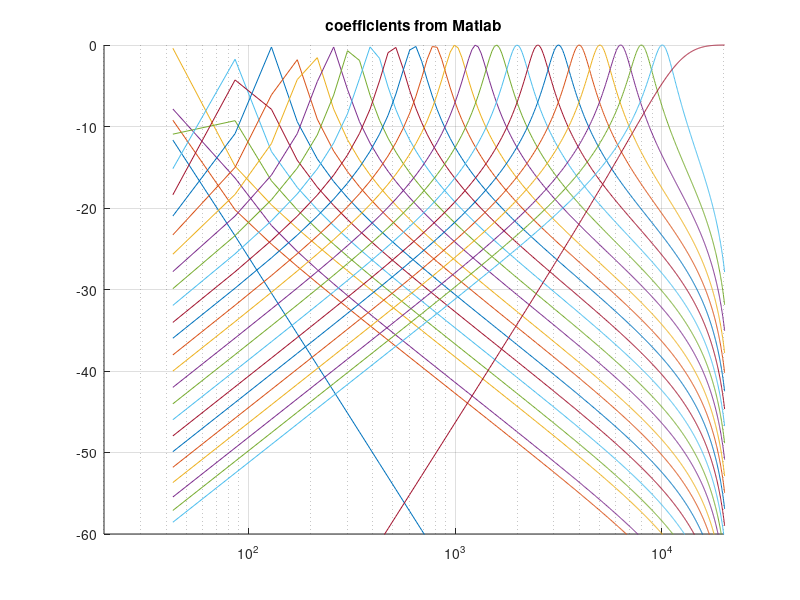
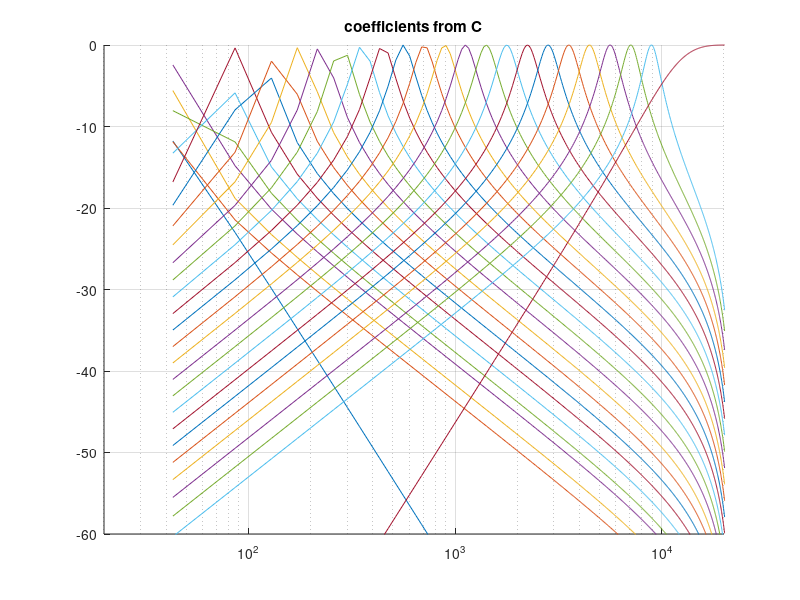

Write MATLAB code to recreate these figures, in order.
% This code is based on an example provided by Giulio Moro, April 20 2015.

Fs=44100;
t = 1/Fs;
t2 = t*t;
q = 4.32; % q of 4.32 is for 1/3 octaves.

f=[22.4, 28.2, 35.5, 47.7, 56.2, 70.8, 89.1, 112, 141, 178, 224, 282, 355, 447, 562, 708, 891, 1122, 1413, 1778, 2239, 2818, 3548, 4467, 5623, 7079, 8913, 11220];
geoMeans(1)=sqrt(22.4*28.2);
geoMeans(2)=sqrt(28.2*35.5);
geoMeans(3)=sqrt(35.5*47.7);
geoMeans(4)=sqrt(47.7*56.2);
geoMeans(5)=sqrt(56.2*70.8);
geoMeans(6)=sqrt(70.8*89.1);
geoMeans(7)=sqrt(89.1*112);
geoMeans(8)=sqrt(112*141);
geoMeans(9)=sqrt(141*178);
geoMeans(10)=sqrt(178*224);
geoMeans(11)=sqrt(224*282);
geoMeans(12)=sqrt(282*355);
geoMeans(13)=sqrt(355*447);
geoMeans(14)=sqrt(447*562);
geoMeans(15)=sqrt(562*708);
geoMeans(16)=sqrt(708*891);
geoMeans(17)=sqrt(891*1122);
geoMeans(18)=sqrt(1122*1413);
geoMeans(19)=sqrt(1413*1778);
geoMeans(20)=sqrt(1778*2239);
geoMeans(21)=sqrt(2239*2818);
geoMeans(22)=sqrt(2818*3548);
geoMeans(23)=sqrt(3548*4467);
geoMeans(24)=sqrt(4467*5623);
geoMeans(25)=sqrt(5623*7079);
geoMeans(26)=sqrt(7079*8913);

clear co
i=1;
  [B,A]=butter(2,f(i)/22050,'low');
  co(i,1:2)=A(2:3);
  co(i,3:5)=B(:);

for i=2:27
  [B,A]=butter(1,[f(i:i+1)]/22050,'bandpass');
  co(i,1:2)=A(2:3);
  co(i,3:5)=B(:);
end

i=28;
  [B,A]=butter(2,f(i)/22050,'high');
  co(i,1:2)=A(2:3);
  co(i,3:5)=B(:);
 

co=[ones(28,1) co];
F=co;
figure(2)
clf
hold on
x=[1;zeros(1023,1)];
for i=1:28
  x=20*log10(abs(freqz(F(i,4:6),F(i,1:3))));
  plot((0:511)*22050/512,x);
end
axis([20 20000 -60 0]);
set(gca,'xscale','log')
title('coefficients from Matlab')
grid on
print('-dpng','matlabCoeff.png')
hold off
  
  
F=[-1.995492, 0.995497, 0.000003, 0.000005, 0.000003
-1.999054, 0.999070, 0.000465, 0.000000, -0.000465
-1.998804, 0.998830, 0.000585, 0.000000, -0.000585
-1.998382, 0.998428, 0.000786, 0.000000, -0.000786
-1.998084, 0.998148, 0.000926, 0.000000, -0.000926
-1.997566, 0.997668, 0.001166, 0.000000, -0.001166
-1.996905, 0.997066, 0.001467, 0.000000, -0.001467
-1.996059, 0.996313, 0.001843, 0.000000, -0.001843
-1.994958, 0.995361, 0.002320, 0.000000, -0.002320
-1.993506, 0.994147, 0.002926, 0.000000, -0.002926
-1.991626, 0.992641, 0.003680, 0.000000, -0.003680
-1.989139, 0.990745, 0.004627, 0.000000, -0.004627
-1.985822, 0.988365, 0.005818, 0.000000, -0.005818
-1.981350, 0.985375, 0.007312, 0.000000, -0.007312
-1.975305, 0.981655, 0.009173, 0.000000, -0.009173
-1.966908, 0.976958, 0.011521, 0.000000, -0.011521
-1.955255, 0.971116, 0.014442, 0.000000, -0.014442
-1.938781, 0.963820, 0.018090, 0.000000, -0.018090
-1.915281, 0.954760, 0.022620, 0.000000, -0.022620
-1.881591, 0.943621, 0.028189, 0.000000, -0.028189
-1.832577, 0.929946, 0.035027, 0.000000, -0.035027
-1.761289, 0.913453, 0.043274, 0.000000, -0.043274
-1.656991, 0.893855, 0.053073, 0.000000, -0.053073
-1.504912, 0.871277, 0.064362, 0.000000, -0.064362
-1.284969, 0.846519, 0.076741, 0.000000, -0.076741
-0.971026, 0.821617, 0.089192, 0.000000, -0.089192
-0.533774, 0.800925, 0.099537, 0.000000, -0.099537
0.032551, 0.171760, 0.284802, -0.569605, 0.284802
];
F=[ones(28,1) F];
figure(1)
clf
hold on
x=[1;zeros(1023,1)];
for i=1:28
  x=20*log10(abs(freqz(F(i,4:6),F(i,1:3))));
  plot((0:511)/512*22050,x);
end
axis([20 20000 -60 0]);
set(gca,'xscale','log')
grid on
hold off
title('coefficients from C')
print('-dpng','astridCoeff.png')